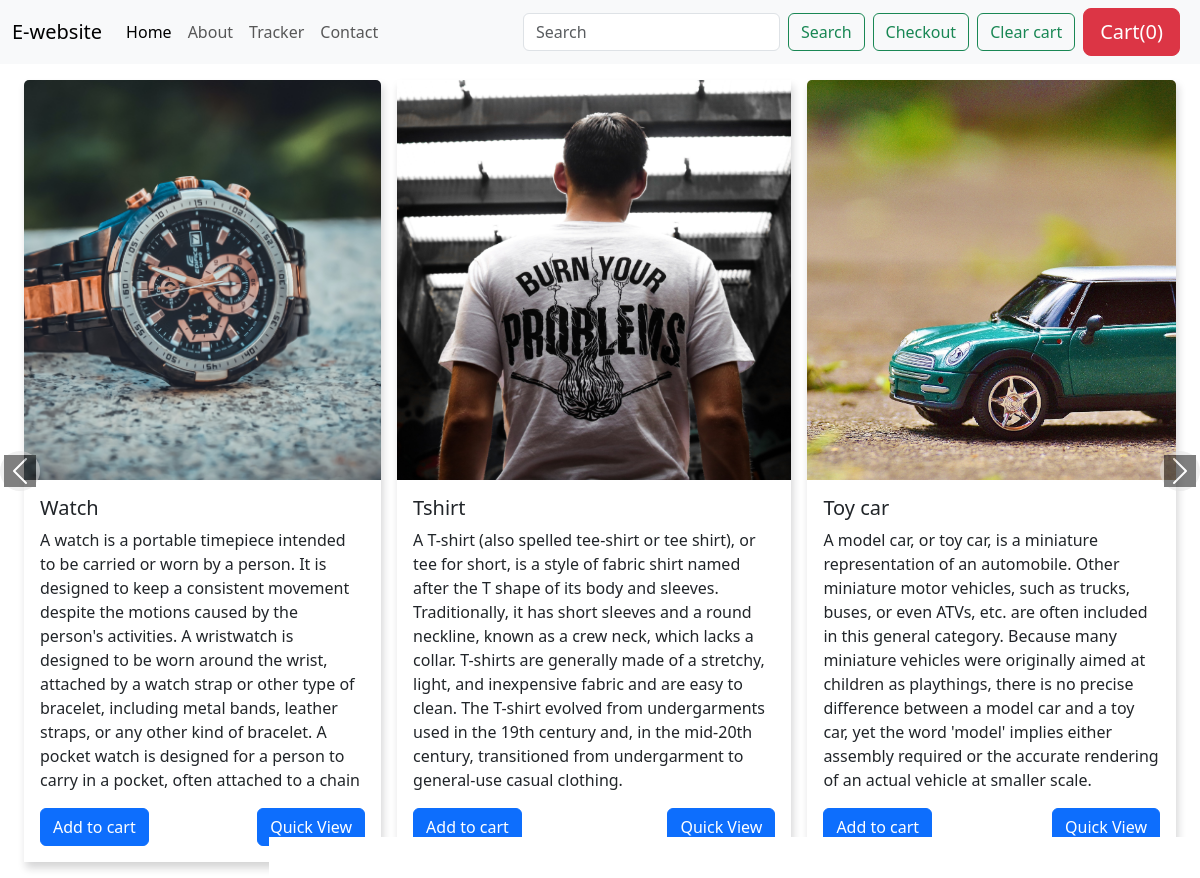
The app's page /shop/ with its own data.
### shop/models.py (models this page shows, shortened)
class Product(models.Model):
    product_id = models.AutoField
    product_name = models.CharField(max_length=50)
    desc = models.CharField(max_length=1000)
    category = models.CharField(max_length=50,default="")
    subcategory =  models.CharField(max_length=50,default="")
    price = models.IntegerField(default=0)
    pub_date = models.DateField()
    image = models.ImageField(upload_to="shop/images",default="")

### shop/views.py (the view)
# urls.py: path("",views.index,name="bloghome")
def index(request):
    products = Product.objects.all()
    n = len(products)
    nslides = n//3 + ceil((n/3)-(n//3))
    print(nslides)
    params = {'no_of_slides':nslides,'range':range(1,nslides),'product':products}
    return render(request,'shop/index.html',params)

### shop/templates/shop/index.html (shortened to what this page needs)
{%extends 'shop/basic.html'%}
{%load static%}
{% block body%}
<div id="carouselExample" class="carousel slide">
  <div class="carousel-inner">
    <div class="carousel-item active">
      <div class="cards-wrapper">
        <div class="cards-wrapper">
          <div class="card">
            <img src="/media/{{product.0.image}}" class="card-img-top" alt="...">
            <div class="card-body">
              <h5 class="card-title" id="namepr{{product.0.id}}">{{product.0.product_name}}</h5>
              <p class="card-text">{{product.0.desc}}</p>
              <span id="divpr{{product.0.id}}" class="divpr">
                <a class="btn btn-primary cart" id="pr{{product.0.id}}">Add to cart</a>
              </span>
              <a class="btn btn-primary" href="/shop/products/{{product.0.id}}" id="qv{{product.0.id}}"
                style="float: right;">Quick View</a>
            </div>
          </div>
          <div class="card">
            <img src="/media/{{product.1.image}}" class="card-img-top" alt="...">
            <div class="card-body">
              <h5 class="card-title" id="namepr{{product.1.id}}">{{product.1.product_name}}</h5>
              <p class="card-text">{{product.1.desc}}</p>
              <span id="divpr{{product.1.id}}" class="divpr">
                <a class="btn btn-primary cart" id="pr{{product.1.id}}">Add to cart</a>
              </span>
              <a class="btn btn-primary" href="/shop/products/{{product.1.id}}" id="qv{{product.1.id}}"
                style="float: right;">Quick View</a>
            </div>
          </div>
          <div class="card">
            <img src="/media/{{product.2.image}}" class="card-img-top" alt="...">
            <div class="card-body">
              <h5 class="card-title" id="namepr{{product.2.id}}">{{product.2.product_name}}</h5>
              <p class="card-text">{{product.2.desc}}</p>
              <span id="divpr{{product.2.id}}" class="divpr">
                <a class="btn btn-primary cart" id="pr{{product.2.id}}">Add to cart</a>
              </span>
              <a class="btn btn-primary" href="/shop/products/{{product.2.id}}" id="qv{{product.2.id}}"
                style="float: right;">Quick View</a>
            </div>
          </div>
        </div>
      </div>
    </div>
  </div>
  <button class="carousel-control-prev" type="button" data-bs-target="#carouselExample" data-bs-slide="prev">
    <span class="carousel-control-prev-icon" aria-hidden="true"></span>
  </button>
  <button class="carousel-control-next" type="button" data-bs-target="#carouselExample" data-bs-slide="next">
    <span class="carousel-control-next-icon" aria-hidden="true"></span>
  </button>
</div>
{%endblock%}

### records on screen
Product: image (picture), product_name "Watch", desc "A watch is a portable timepiece intended to be carried or worn by a person. It is designed to keep a consistent movement despite the motions caused by the person's activities. A wristwatch is designed to be worn around the wrist, attached by a watch strap or other type of bracelet, including metal bands, leather straps, or any other kind of bracelet. A pocket watch is designed for a person to carry in a pocket, often attached to a chain"
Product: image (picture), product_name "Tshirt", desc "A T-shirt (also spelled tee-shirt or tee shirt), or tee for short, is a style of fabric shirt named after the T shape of its body and sleeves. Traditionally, it has short sleeves and a round neckline, known as a crew neck, which lacks a collar. T-shirts are generally made of a stretchy, light, and inexpensive fabric and are easy to clean. The T-shirt evolved from undergarments used in the 19th century and, in the mid-20th century, transitioned from undergarment to general-use casual clothing."
Product: image (picture), product_name "Toy car", desc "A model car, or toy car, is a miniature representation of an automobile. Other miniature motor vehicles, such as trucks, buses, or even ATVs, etc. are often included in this general category. Because many miniature vehicles were originally aimed at children as playthings, there is no precise difference between a model car and a toy car, yet the word 'model' implies either assembly required or the accurate rendering of an actual vehicle at smaller scale."
